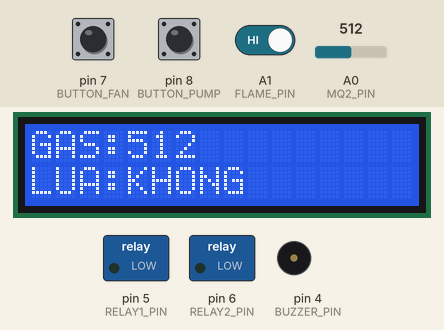
A sketch run on a simulated Arduino Uno, built with avr-gcc and run on an emulated ATmega328P. Parts: 16×2 character LCD, switched loads named in the sketch (green lamp = pin HIGH), buzzer (waves = sounding, pin HIGH). Inputs (shaded band) come from the test bench; at power-on: A1 (FLAME_PIN) HIGH, A0 (MQ2_PIN) = 512, pin 7 (BUTTON_FAN) HIGH, pin 8 (BUTTON_PUMP) HIGH. The modem accepts every AT command (registered, SIM ready, sends succeed) and sends nothing else.

Above: at 3.2 s.
3.3 s: A1 (FLAME_PIN) driven LOW
At 4.6 s:
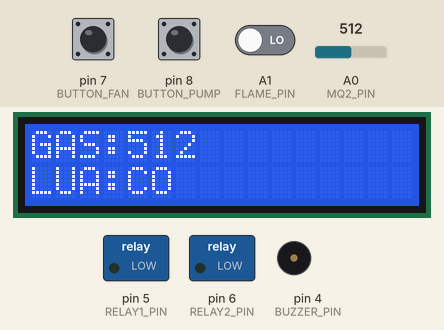
6.3 s: A1 (FLAME_PIN) driven HIGH
At 7.7 s:
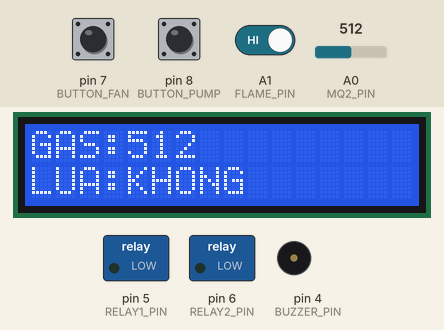
9.3 s: A0 (MQ2_PIN) set to 610
At 10.2 s:
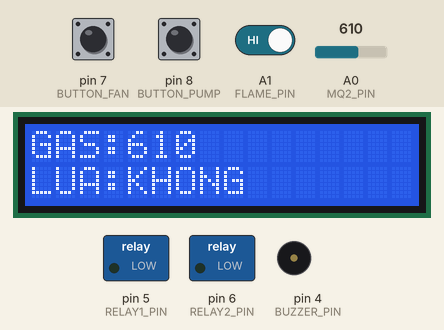
12.3 s: pin 7 (BUTTON_FAN) pulled LOW for 0.3 s
At 13.3 s:
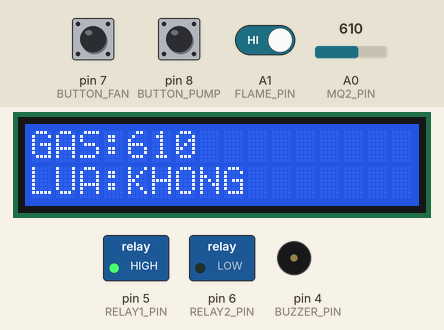
15.6 s: pin 8 (BUTTON_PUMP) pulled LOW for 3.2 s
At 20.1 s:
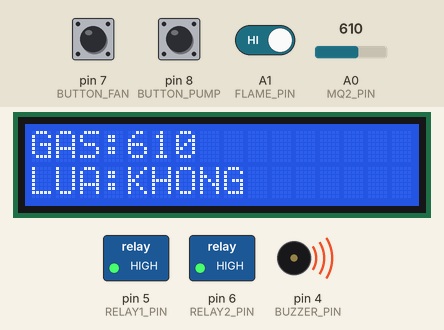
20.4 s: A0 (MQ2_PIN) set to 1023
At 21.4 s:
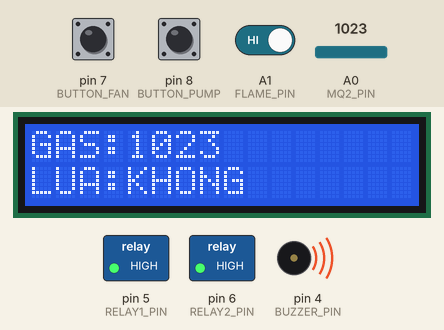
Timing chart, 0 to 23.4 s (numbered marks = the images above; inputs shaded):
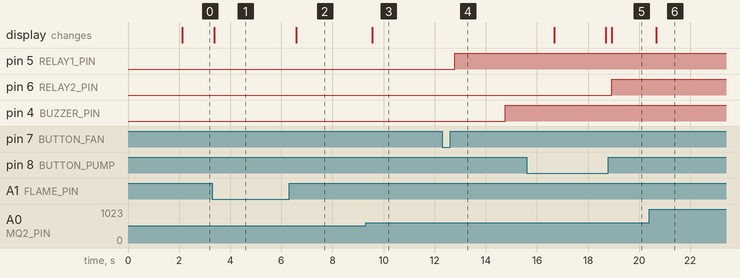

The sketch:

he_thong_bao_chay.ino
```cpp
#include <SoftwareSerial.h>
#include <Wire.h>
#include <LiquidCrystal_I2C.h>

#define MQ2_PIN A0
#define FLAME_PIN A1

#define BUZZER_PIN 4
#define RELAY1_PIN 5   // Quạt – Kích mức cao
#define RELAY2_PIN 6   // Bơm – Kích mức cao

#define BUTTON_FAN 7
#define BUTTON_PUMP 8

#define THRESHOLD 600
#define PHONE_NUMBER "0383674008"
#define DETECT_DURATION 5000  // 5 giây

SoftwareSerial sim(2, 3); // RX, TX
LiquidCrystal_I2C lcd(0x27, 16, 2);

// Biến trạng thái
bool called = false;
bool fanManual = false;
bool pumpManual = false;

bool lastFanBtn = HIGH;
bool lastPumpBtn = HIGH;

unsigned long gasStartTime = 0;
unsigned long flameStartTime = 0;

void setup() {
  Serial.begin(9600);
  sim.begin(115200);
  lcd.init();
  lcd.backlight();

  pinMode(BUZZER_PIN, OUTPUT);
  pinMode(RELAY1_PIN, OUTPUT);
  pinMode(RELAY2_PIN, OUTPUT);
  pinMode(BUTTON_FAN, INPUT_PULLUP);
  pinMode(BUTTON_PUMP, INPUT_PULLUP);

  // Tắt quạt và bơm ban đầu
  digitalWrite(RELAY1_PIN, LOW);
  digitalWrite(RELAY2_PIN, LOW);
  digitalWrite(BUZZER_PIN, LOW);

  lcd.setCursor(0, 0);
  lcd.print("HE THONG BAT DAU");
  delay(2000);
  lcd.clear();
}

void loop() {
  int gasValue = analogRead(MQ2_PIN);
  int flameValue = digitalRead(FLAME_PIN); // LOW = có lửa
  bool gasDetected = gasValue > THRESHOLD;
  bool flameDetected = flameValue == LOW;

  unsigned long now = millis();

  // Ghi nhận thời gian phát hiện
  if (gasDetected) {
    if (gasStartTime == 0) gasStartTime = now;
  } else {
    gasStartTime = 0;
  }

  if (flameDetected) {
    if (flameStartTime == 0) flameStartTime = now;
  } else {
    flameStartTime = 0;
  }

  bool gasConfirmed = (gasStartTime > 0) && (now - gasStartTime >= DETECT_DURATION);
  bool flameConfirmed = (flameStartTime > 0) && (now - flameStartTime >= DETECT_DURATION);

  // Hiển thị LCD
  lcd.setCursor(0, 0);
  lcd.print("                ");
  lcd.setCursor(0, 0);
  lcd.print("GAS:");
  lcd.print(gasValue);

  lcd.setCursor(0, 1);
  lcd.print("                ");
  lcd.setCursor(0, 1);
  lcd.print("LUA:");
  lcd.print(flameDetected ? "CO   " : "KHONG");

  // Còi
  digitalWrite(BUZZER_PIN, (gasConfirmed || flameConfirmed) ? HIGH : LOW);

  // Điều khiển Relay – kích mức cao
  digitalWrite(RELAY1_PIN, (gasConfirmed || fanManual) ? HIGH : LOW);
  digitalWrite(RELAY2_PIN, (flameConfirmed || pumpManual) ? HIGH : LOW);

  // Gửi cảnh báo chỉ 1 lần
  if ((gasConfirmed || flameConfirmed) && !called) {
    String message;
    if (gasConfirmed && flameConfirmed) message = "CANH BAO: CO GAS + LUA!";
    else if (gasConfirmed) message = "CANH BAO: PHAT HIEN GAS!";
    else message = "CANH BAO: PHAT HIEN LUA!";

    sendSMS(message);
    delay(500);
    callNumber(PHONE_NUMBER);

    lcd.clear();
    lcd.setCursor(0, 0);
    lcd.print("SMS+CALL DA GUI");

    called = true;
    delay(2000);
    lcd.clear();
  }

  // Nút nhấn bật/tắt quạt
  bool fanBtn = digitalRead(BUTTON_FAN);
  if (fanBtn == LOW && lastFanBtn == HIGH && !gasConfirmed) {
    fanManual = !fanManual;
  }
  lastFanBtn = fanBtn;

  // Nút nhấn bật/tắt bơm
  bool pumpBtn = digitalRead(BUTTON_PUMP);
  if (pumpBtn == LOW && lastPumpBtn == HIGH && !flameConfirmed) {
    pumpManual = !pumpManual;
  }
  lastPumpBtn = pumpBtn;

  delay(200);
}

void sendSMS(String message) {
  sim.println("AT+CMGF=1"); delay(200);
  sim.print("AT+CMGS=\""); sim.print(PHONE_NUMBER); sim.println("\"");
  delay(200);
  sim.print(message);
  sim.write(26); // Ctrl+Z
  delay(1000);
}

void callNumber(String number) {
  sim.print("ATD"); sim.print(number); sim.println(";");
}
```

Measured:
- after the input at 3.3 s, the display: changes after 0.07 s (image 1)
- after the input at 6.3 s, pin 6 (RELAY2_PIN), pin 4 (BUZZER_PIN): stays LOW (without the input it goes to HIGH after 2.3 s); the display: changes after 0.29 s (image 2)
- after the input at 9.3 s, the display: changes after 0.26 s (image 3)
- after the input at 12.3 s, pin 5 (RELAY1_PIN): LOW → HIGH after 0.48 s instead of 2.5 s
- after the input at 15.6 s, pin 6 (RELAY2_PIN): LOW → HIGH after 3.3 s
- after the input at 20.4 s, the display: changes after 0.27 s (image 6)
